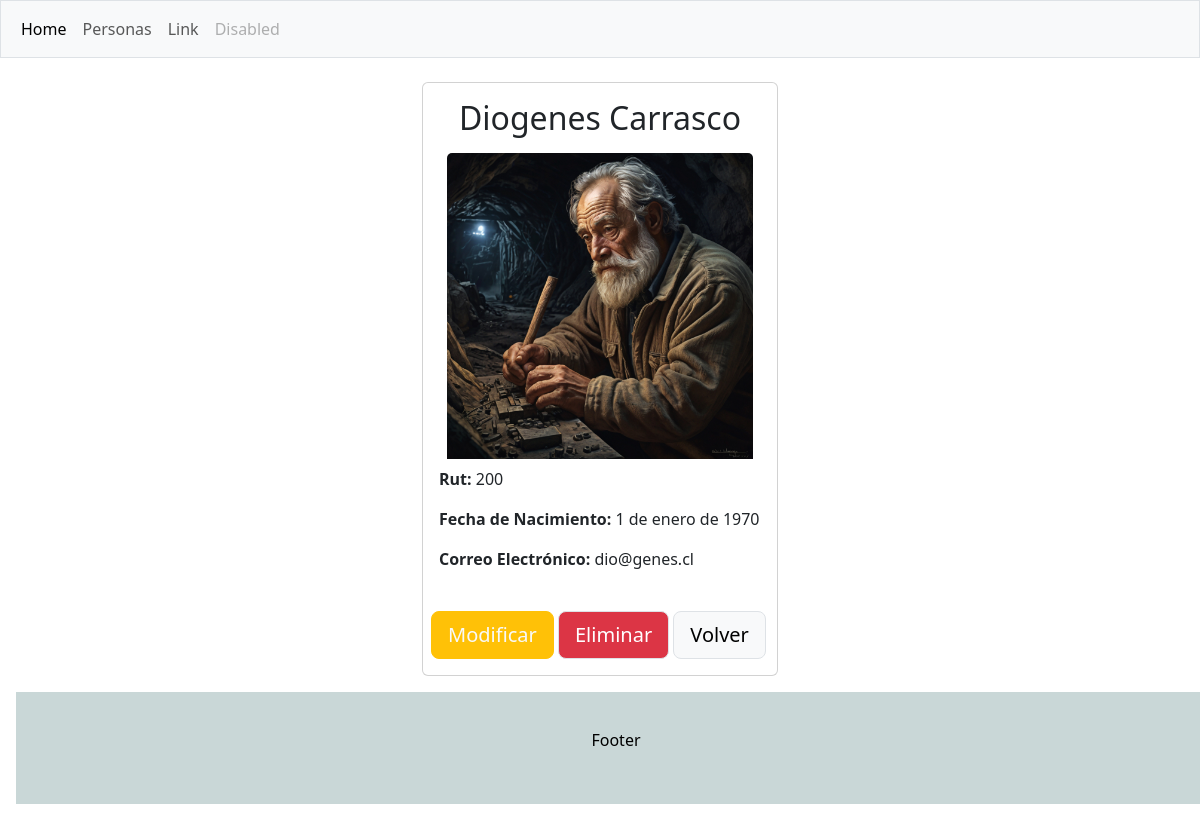
Screenshot of /detalles/200 with the database file from the repository.
### crud/models.py (models this page shows, shortened)
class Persona(models.Model):
    rut=models.CharField(max_length=10, primary_key=True)
    nombre=models.CharField(max_length=50, null=False)
    apellido=models.CharField(max_length=50, null=False)
    f_nacto=models.DateField()
    email=models.EmailField(max_length=100, null=False)
    imagen=models.ImageField(upload_to='personas', null=True)

### crud/views.py (the view)
# urls.py: path('detalles/<id>',detalles, name='detalles'),
def detalles(request, id):
    persona=get_object_or_404(Persona,rut=id)
    datos={
        "persona":persona
    }
    return render(request,'crud/detalles.html',datos)

### crud/templates/crud/detalles.html
{% extends "crud/base.html" %}
{% load static %}
{% block contenido %}
<div class="container mt-4">
    <div class="row">
        <div class="col-sm-4">
        </div>
        <div class="col-sm-4">
            <div>
                <div class="card">
                    <div class="card-body">
                        <h2 class="card-title text-center">{{persona.nombre}} {{persona.apellido}}</h2>
                        <div class="p-2">
                            <img class="card-img-top" src="{{persona.imagen.url}}" alt="Foto" />
                        </div>
                        <p class="card-text"><span style="font-weight:bold;">Rut: </span>{{persona.rut}}</p>
                        <p class="card-text"><span style="font-weight:bold;">Fecha de Nacimiento: </span>{{persona.f_nacto}}</p>
                        <p class="card-text"><span style="font-weight:bold;">Correo Electrónico: </span>{{persona.email}}</p>
                    </div>
                    <div class="mt-3 mb-2 p-2">
                        <a href="{% url 'modificarpersona' persona.rut %}" role="button" class="btn btn-warning btn-lg text-light">Modificar</a>                       </a>
                        <a href="{% url 'eliminarpersona' persona.rut %}" role="button" class="btn btn-danger border btn-lg">Eliminar</a>
                        <a href="{% url 'personas' %}" role="button" class="btn btn-light border btn-lg">Volver</a>
                    </div>
                </div>
            </div>
        </div>
        <div class="col-sm-4"></div>
    </div>
</div>
{% endblock contenido %}

### rows the page displays
Persona: nombre "Diogenes", apellido "Carrasco", imagen (picture), rut "200", f_nacto "1 de enero de 1970", email "dio@genes.cl"
